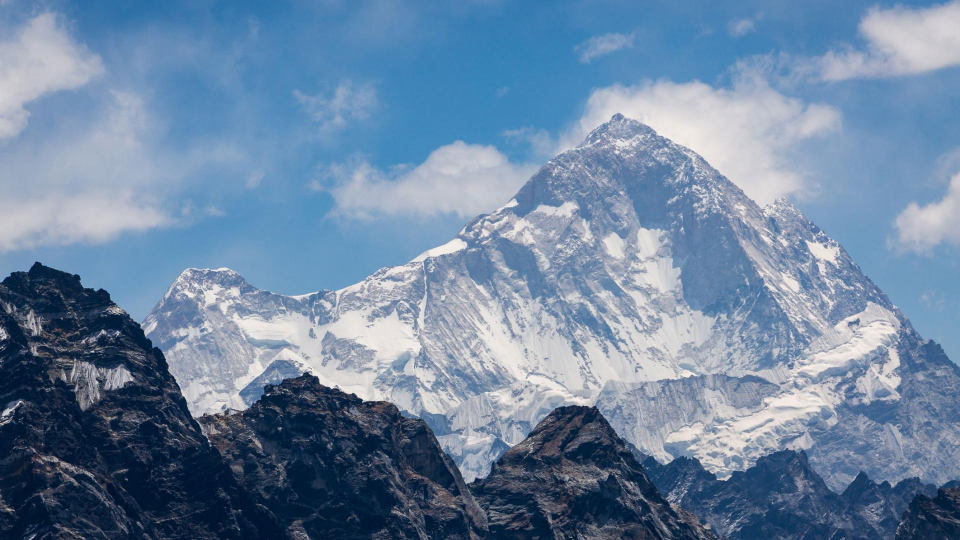
#> input picture hw1/p1/test.jpg, 1920 x 1080 px (shown at 1/2 size)
$ python p1_checkerboard.py test.jpg out.png 5 3
#> lines starting #> are read from the running program, lines starting #| are printed output that depends on the picture
#> further down, in_img is the input picture: shape (1080, 1920, 3); mean B, G, R 161.3, 133.7, 109.1
"""
Author:   Jae Park
Course:   CSCI 4270
HW1 Problem 1
File:     p1_checkerboard.py
python p1_checkerboard.py input.jpg output.jpg m n
Purpose:

"""

import cv2
import numpy as np
from matplotlib import pyplot as plt

import os
import sys


def square_crop(img, in_img_name):

#> called with in_img_name = 'test.jpg'
    height = img.shape[0]
#> height = 1080
    width = img.shape[1]
#> width = 1920

    # if img is vertically long
    if height > width:
        top = (height - width)//2
        bottom = top + width

        return_img = img[top:bottom, :, :]
        print('Image {} cropped at ({}, {}) and ({}, {})'
              .format(in_img_name, top, 0, width+top-1, width-1))

    # if img is horizontally long
    elif width > height:
        left = (width - height)//2
#> left = 420
        right = left + height
#> right = 1500

        return_img = img[:, left:right, :]
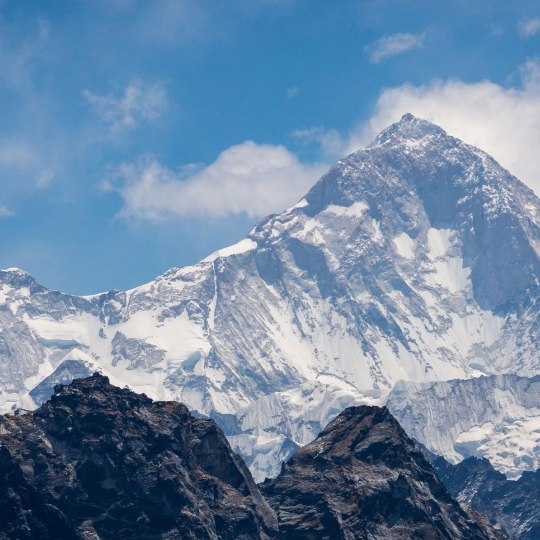
#> return_img: shape (1080, 1080, 3) (shown at 1/2 size); mean B, G, R 164.9, 137.3, 110.9
        print('Image {} cropped at ({}, {}) and ({}, {})'
              .format(in_img_name, 0, left, height-1, right-1))
#| Image test.jpg cropped at (0, 420) and (1079, 1499)

    else:
        # print("Image is already a square")
        return_img = img

    return return_img


def resize_img(img, m):

#> called with m = 5
    if img.shape == (m, m):
        return_img = img
    else:
        return_img = cv2.resize(img, (m, m))
    print('Resized from ({}, {}, {}) to ({}, {}, {})'
          .format(img.shape[0], img.shape[1], img.shape[2], return_img.shape[0], return_img.shape[1], return_img.shape[2]))
#| Resized from (1080, 1080, 3) to (5, 5, 3)
    return return_img


def flip_upside_down(img, m):

    #  | 0 1 | => | 0 2 |
    #  | 2 3 |    | 1 3 |
    return_img = np.transpose(img, (1, 0, 2))

    #  | 0 2 | => | 2 3 |
    #  | 1 3 |    | 0 1 |
    return_img = np.rot90(return_img, k=1)

    return return_img


def invert_colors(img):

    return_img = 255 - img[:, :, :]
    # or simply,
    # return_img = 255 - img

    return return_img


def create_tile(n, img_0_0, img_0_1, img_1_0, img_1_1):
    # make 2 x 2 image
#> called with n = 3, img_0_0 = array of shape (5, 5, 3), img_0_1 = array of shape (5, 5, 3), img_1_0 = array of shape (5, 5, 3), img_1_1 = array of shape (5, 5, 3)
    temp_image_above = np.concatenate((img_0_0, img_0_1), axis=1)
    temp_image_below = np.concatenate((img_1_0, img_1_1), axis=1)

    return_img = np.concatenate((temp_image_above, temp_image_below), axis=0)

    return_img = np.tile(return_img, (n, n, 1))
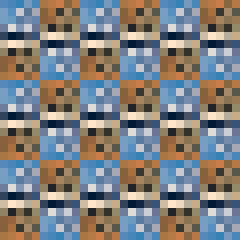
#> return_img: shape (30, 30, 3) (shown 8 times larger); mean of channels 0, 1, 2 127.5, 127.5, 127.5; drawn as B, G, R

    return return_img


# MAIN
if __name__ == '__main__':

    """
    Handle the command-line arguments
    """
    if len(sys.argv) != 5:
        print('Arguments not provided correctly.')
        sys.exit()

    in_img_name = sys.argv[1]
    out_img_name = sys.argv[2]
    m = int(sys.argv[3])
    n = int(sys.argv[4])

    in_img = cv2.imread(in_img_name)
    if in_img is None:
        print("Failed to open image", sys.argv[1])
        sys.exit()

    # crop img to a square shape
    in_img = square_crop(in_img, in_img_name)
    # resize the square img to m x m pixels
    in_img_0_0 = resize_img(in_img, m)

    in_img_1_1 = flip_upside_down(in_img_0_0, m)

    in_img_0_1 = invert_colors(in_img_0_0)

    in_img_1_0 = invert_colors(in_img_1_1)

    out_img = create_tile(n, in_img_0_0, in_img_0_1, in_img_1_0, in_img_1_1)

    cv2.imwrite(out_img_name, out_img)
    print('The checkerboard with dimensions {} X {} was output to {}'
          .format(out_img.shape[0], out_img.shape[1], out_img_name))
#| The checkerboard with dimensions 30 X 30 was output to out.png

    sys.exit()
#> (the program exits here)
